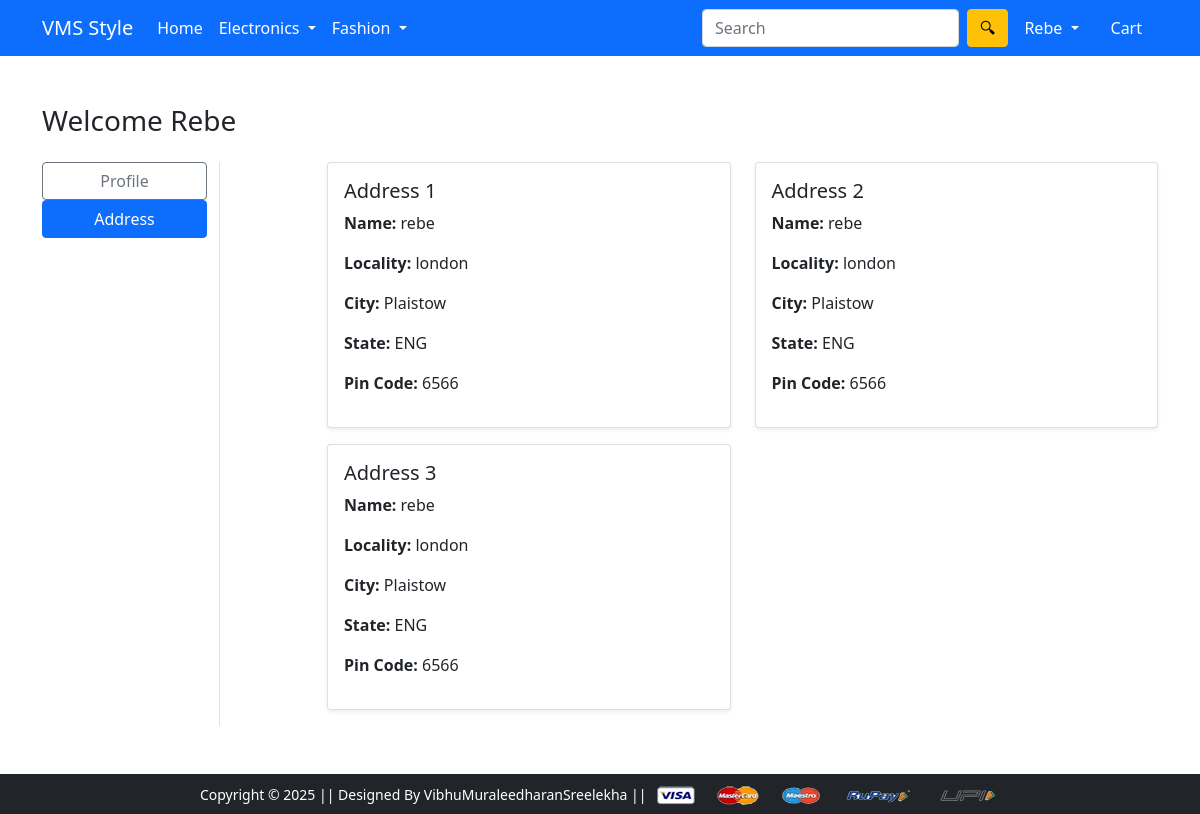
Page /address/ (signed in) on the committed database.
### app/models.py (models this page shows, shortened)
class Customer(models.Model):
    user = models.ForeignKey(User, on_delete=models.CASCADE)
    name = models.CharField(max_length=100)
    locality = models.CharField(max_length=255)
    city = models.CharField(max_length=100)
    state = models.CharField(max_length=50, choices=STATE_CHOICES)
    zipcode = models.IntegerField()

### app/views.py (the view)
# urls.py: path('address/', views.address, name='address'),
@login_required
def address(request):
    add = Customer.objects.filter(user=request.user)
    return render(request, 'app/address.html', {'add': add, 'active': 'btn-primary'})

### app/templates/app/address.html (shortened to what this page needs)
{% extends 'app/base.html' %}
{% load static %}
{% block main-content %}
<div class="container my-5">
  <div class="row">
    <div class="col-12 mb-3">
      <h3>Welcome <span class="text-capitalize">{{ request.user }}</span></h3>
    </div>
    <div class="col-sm-2 border-end">
      <ul class="list-unstyled">
        <li class="d-grid">
          <a href="{% url 'profile' %}" class="btn btn-outline-secondary">Profile</a>
        </li>
        <li class="d-grid">
          <a href="{% url 'address' %}" class="btn btn-primary">Address</a>
        </li>
      </ul>
    </div>
    <div class="col-sm-9 offset-sm-1">
      <div class="row">
        {% if add %}
          {% for ad in add %}
          <div class="col-sm-6">
            <div class="card mb-3 shadow-sm">
              <div class="card-body">
                <h5 class="card-title">Address {{ forloop.counter }}</h5>
                <p><strong>Name:</strong> {{ ad.name }}</p>
                <p><strong>Locality:</strong> {{ ad.locality }}</p>
                <p><strong>City:</strong> {{ ad.city }}</p>
                <p><strong>State:</strong> {{ ad.state }}</p>
                <p><strong>Pin Code:</strong> {{ ad.zipcode }}</p>
              </div>
            </div>
          </div>
          {% endfor %}
        {% else %}
          <p>No addresses found.</p>
        {% endif %}
      </div>
    </div>
  </div>
</div>
{% endblock main-content %}

### app/templates/app/base.html (shortened to what this page needs)
<!doctype html>
{% load static %}
<html lang="en">
  <head>
    <link href="https://cdn.jsdelivr.net/npm/bootstrap@5.0.0-beta1/dist/css/bootstrap.min.css" rel="stylesheet">
    <link rel="stylesheet" href="{% static 'app/css/owl.carousel.min.css' %}">
    <link rel="stylesheet" href="{% static 'app/css/all.min.css' %}">
    <link rel="stylesheet" href="{% static 'app/css/style.css' %}">
  </head>
  <body>
    <nav class="navbar navbar-expand-lg navbar-dark bg-primary">
     <div class="container">
       <a class="navbar-brand" href="/">VMS Style</a>
       <div class="collapse navbar-collapse" id="navbarSupportedContent">
         <ul class="navbar-nav me-auto mb-2 mb-lg-0">
           <li class="nav-item">
             <a class="nav-link active" aria-current="page" href="/">Home</a>
           </li>
           <li class="nav-item dropdown">
             <a class="nav-link dropdown-toggle text-white" href="#" id="electronicsDropdown" role="button" data-bs-toggle="dropdown" aria-expanded="false">
               Electronics
             </a>
           </li>
           <li class="nav-item dropdown">
             <a class="nav-link dropdown-toggle text-white" href="#" id="fashionDropdown" role="button" data-bs-toggle="dropdown" aria-expanded="false">
               Fashion
             </a>
           </li>
         </ul>
         <form class="d-flex">
           <input class="form-control me-2" type="search" placeholder="Search" aria-label="Search">
           <button class="btn btn-warning" type="submit">🔍︎</button>
         </form>
         <div>
          <ul class="navbar-nav me-auto mb-2 mb-lg-0">
          {%if request.user.is_authenticated %}
           <li class="nav-item dropdown mx-2">
              <a class="nav-link dropdown-toggle text-white" href="#" id="profileDropdown" role="button" data-bs-toggle="dropdown" aria-expanded="false">
                {{ request.user.username|capfirst }}
              </a>
            </li>
            <li class="nav-item mx-2">
             <a href="{% url 'showcart' %}" class="nav-link text-white"> Cart </a>
            </li>
            {% endif %}
          </ul>
         </div>
       </div>
     </div>
    </nav>
    {% block main-content %} {% endblock main-content %}
    <footer class="container-fluid bg-dark text-center p-2 mt-5">
        <small class="text-white">Copyright &copy; 2025 || Designed By VibhuMuraleedharanSreelekha || </small>
        <img src="{% static 'app/images/payment.png' %}" alt="" srcset="" class="img-fluid" height="2px">
    </footer>
  </body>
</html>

### rows in the picture
Customer: name "rebe", locality "london", city "Plaistow", state "ENG", zipcode "6566"
Customer: name "rebe", locality "london", city "Plaistow", state "ENG", zipcode "6566"
Customer: name "rebe", locality "london", city "Plaistow", state "ENG", zipcode "6566"

### other values in the picture
{{ request.user.username|capfirst }} "Rebe"
{{ request.user }} "Rebe"
